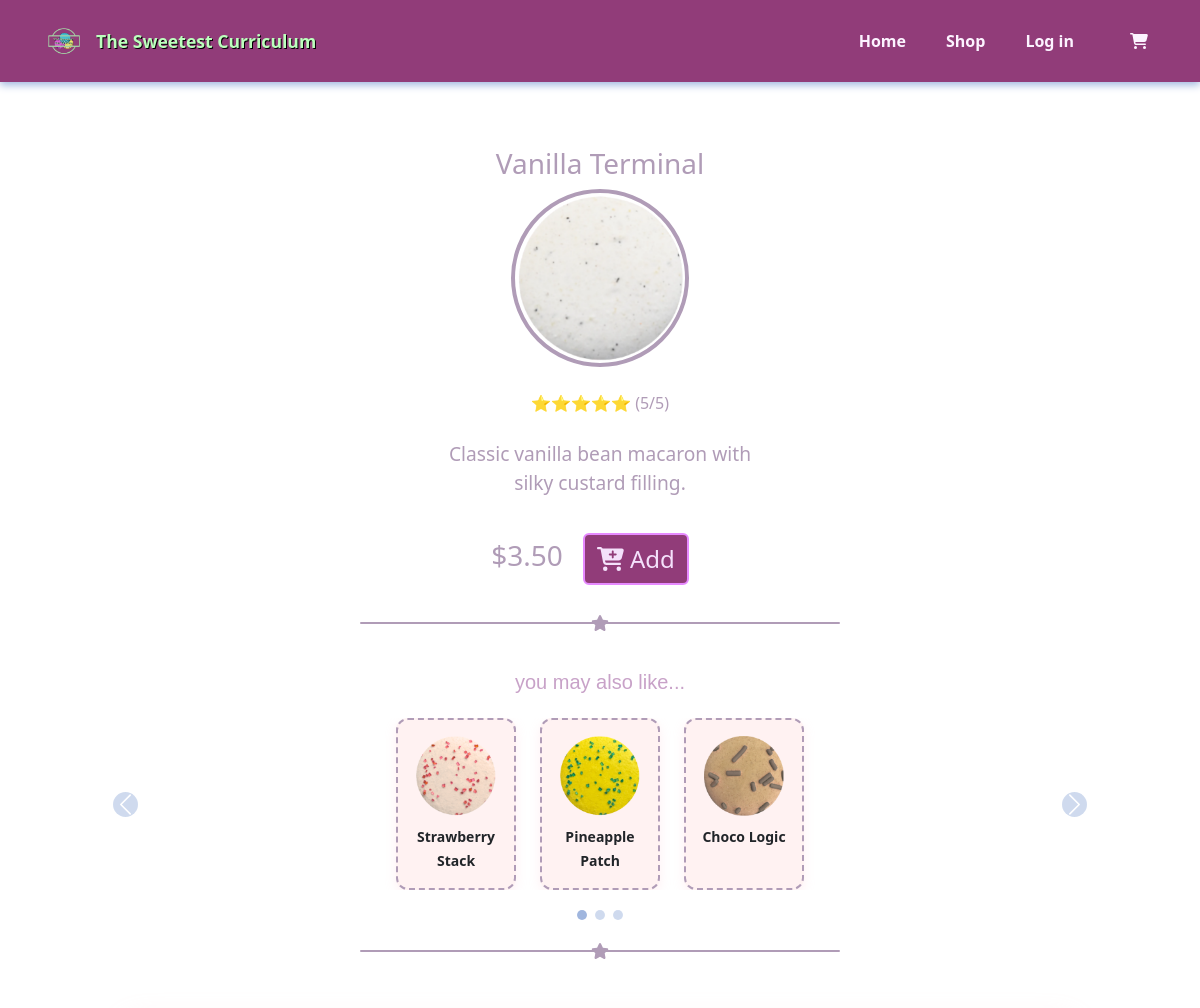
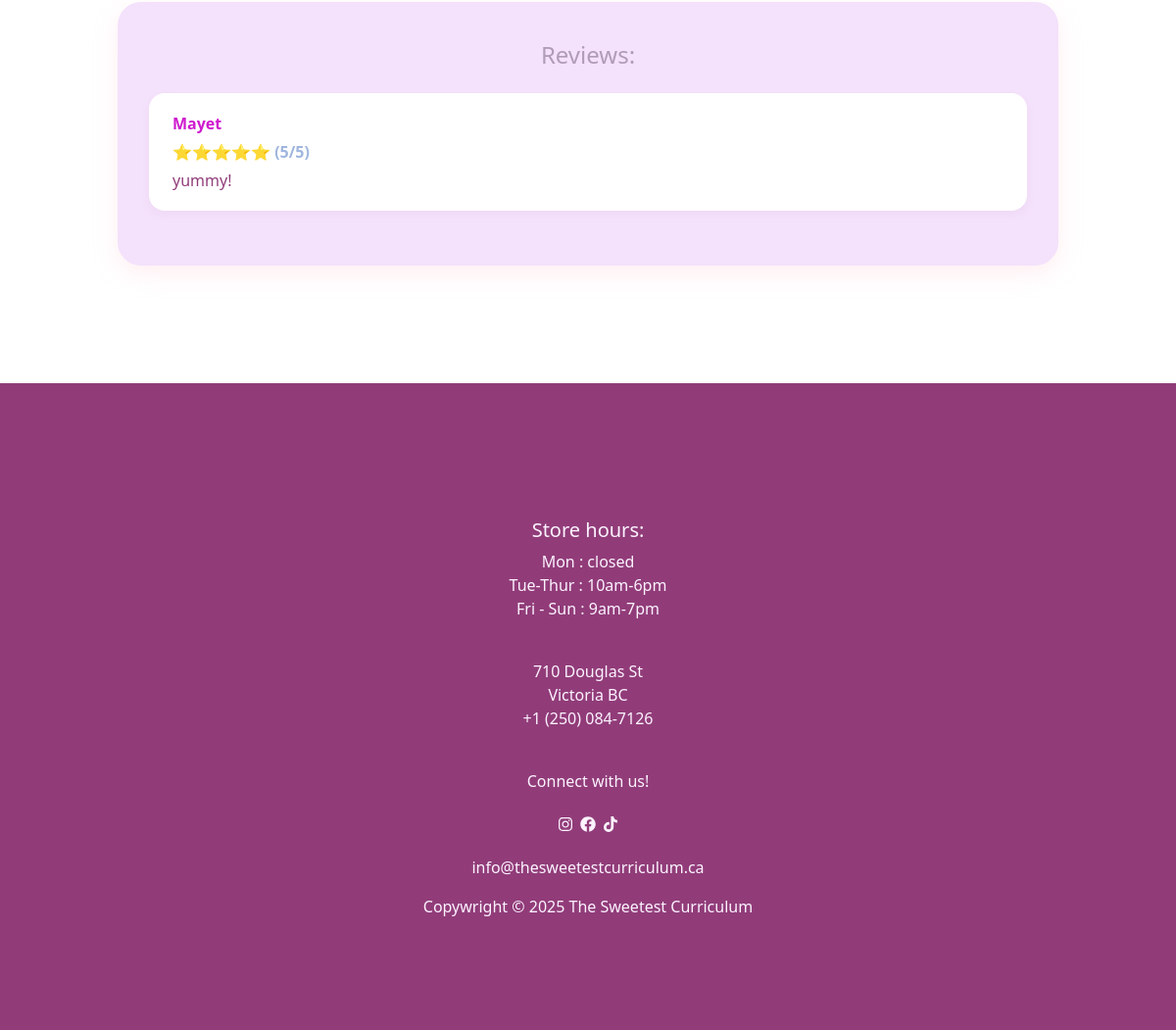
/item-view.php?id=1, run on the app's committed database (2 pictures, top to bottom).
### tables this page shows
CREATE TABLE products (
    product_id INT PRIMARY KEY AUTO_INCREMENT,
    productName VARCHAR(100) NOT NULL,
    price DECIMAL(10,2) NOT NULL,
    imageURL TEXT,
    description TEXT NOT NULL
);

CREATE TABLE reviews (
    user_id INT NOT NULL,
    product_id INT NOT NULL,
    comment TEXT,
    stars INT,
    PRIMARY KEY (user_id, product_id),
    FOREIGN KEY (user_id) REFERENCES users(user_id),
    FOREIGN KEY (product_id) REFERENCES products(product_id)
);

CREATE TABLE users (
    user_id INT PRIMARY KEY AUTO_INCREMENT,
    username VARCHAR(50) NOT NULL,
    userEmail VARCHAR(100) NOT NULL,
    isAdmin BOOLEAN NOT NULL DEFAULT FALSE,
    userPassword VARCHAR(100) NOT NULL,
    privacyAccepted BOOLEAN DEFAULT FALSE
);

### item-view.php (the view, shortened to what this page needs)
 <?php
        include 'includes/header.php';
        include 'database/db.php';
        if (isset($_GET['id'])) {
            $productid = (int)$_GET['id'];
            $productQuery = "SELECT * FROM products WHERE product_id = $productid LIMIT 1";
            $prodResult = mysqli_query($dbc, $productQuery);
            $prod = [];
            if ($prodResult) {
                while ($row = mysqli_fetch_assoc($prodResult)) {
                    $prod = $row;
                }
            }
        }
$review_sql = "
    SELECT r.comment, r.stars, r.user_id, r.product_id, u.username, u.isAdmin
    FROM reviews r
    JOIN users u ON r.user_id = u.user_id
    WHERE r.product_id = $productid
    ";
$review_result = mysqli_query($dbc, $review_sql);
$reviews = [];
$total_stars = 0;
if ($review_result && mysqli_num_rows($review_result) > 0) {
    while ($row = mysqli_fetch_assoc($review_result)) {
        $reviews[] = $row;
        $total_stars += $row['stars'];
    }
    $average_stars = round($total_stars / count($reviews));
} else {
    $average_stars = 0;
}
$recommended_ids = [1, 3, 5, 31, 21, 2, 7, 34, 8];
$filtered_ids = [];
foreach ($recommended_ids as $id) {
    if ($id != $productid) {
        $filtered_ids[] = $id;
    }
}
$ids_string = implode(',', $filtered_ids);
$recommend_sql = "SELECT * FROM products WHERE product_id IN ($ids_string) ORDER BY RAND()";
$recommend_result = mysqli_query($dbc, $recommend_sql);
$recommended_products = [];
if ($recommend_result) {
    while ($row = mysqli_fetch_assoc($recommend_result)) {
        $recommended_products[] = $row;
    }
}
?>
    <body id="item-view-body">
        <div id="item-view-info-container">
            <div id="product-image-and-title">
                <div id="product-title">
                    <h3><?= htmlspecialchars($prod['productName']) ?></h3>
                </div>
                <div id="item-view-product-img-container">
                    <img id="item-view-product-img" src="assets/images/<?= htmlspecialchars($prod['imageURL'])?>">
                </div>
            </div>
            <div id="rating-and-description-container">
                 <div class="mb-2">
                    <?php if ($average_stars > 0): ?>
                        <span class="average-stars"><?= str_repeat("⭐", $average_stars) ?> (<?= $average_stars ?>/5)</span>
                    <?php else: ?>
                        <span class="average-stars text-muted">No ratings yet</span>
                    <?php endif; ?>
                </div>
                <div id="product-view-description" class="text-center">
                    <p><?= htmlspecialchars($prod['description']) ?></p>
                </div>
                <div id="price-and-add-to-cart-container">
                    <h3> $<?= htmlspecialchars($prod['price']) ?> </h3>
                    <form action="add-to-cart.php" method="POST">
                        <button id="add-to-cart-button-store-view" class="btn"> <i class="fa-solid fa-cart-plus"></i> Add </button>
                    </form>
                </div>
            </div>
        </div>
        <div class="divider-container">
            <div class="divider-line"> <i class="fa-solid fa-star divider-star"></i> </div>
        </div>
        <?php if (!empty($recommended_products)): ?>
            <div class="container rec-wrapper">
                <h5 class="text-center mb-4">you may also like...</h5>
                <div id="multiItemCarousel" class="rec-carousel carousel slide" data-bs-ride="carousel">
                    <div class="carousel-inner">
                        <?php for ($i = 0; $i < count($recommended_products); $i += 3): ?>
                            <div class="carousel-item <?= $i === 0 ? 'active' : '' ?>">
                                    <div class="d-flex justify-content-center gap-4">
                                    <?php for ($j = $i; $j < $i + 3 && $j < count($recommended_products); $j++): ?>
                                        <a href="item-view.php?id=<?= $recommended_products[$j]['product_id'] ?>" class="rec-card text-decoration-none text-dark text-center p-2">
                                            <img src="assets/images/<?= htmlspecialchars($recommended_products[$j]['imageURL']) ?>" class="img-fluid rec-img mb-2" alt="<?= htmlspecialchars($recommended_products[$j]['productName']) ?>">
                                            <small class="fw-semibold"><?= htmlspecialchars($recommended_products[$j]['productName']) ?></small>
                                        </a>
                                    <?php endfor; ?>
                                </div>
                            </div>
                        <?php endfor; ?>
                    </div>
                    <button class="carousel-control-prev" type="button" data-bs-target="#multiItemCarousel" data-bs-slide="prev">
                        <span class="carousel-control-prev-icon"></span>
                    </button>
                    <button class="carousel-control-next" type="button" data-bs-target="#multiItemCarousel" data-bs-slide="next">
                        <span class="carousel-control-next-icon"></span>
                    </button>
                    <div class="carousel-indicators mt-4">
                        <?php for ($i = 0; $i < ceil(count($recommended_products) / 3); $i++): ?>
                            <button type="button" data-bs-target="#multiItemCarousel" data-bs-slide-to="<?= $i ?>" class="<?= $i === 0 ? 'active' : '' ?>" aria-label="slide <?= $i + 1 ?>"></button>
                        <?php endfor; ?>
                    </div>
                </div>
            </div>
        <?php endif; ?>
        <div class="divider-container">
            <div class="divider-line"> <i class="fa-solid fa-star divider-star"></i> </div>
        </div>
        <div class="product-reviews-section">
            <h4 class="text-center mb-4">Reviews:</h4>
            <?php if (empty($reviews)): ?>
                <p class="text-center text-muted">No reviews yet for this product.</p>
            <?php else: ?>
                <?php foreach ($reviews as $rev): ?>
                    <div class="review-box d-flex align-items-start justify-content-between gap-3 mb-3">
                        <div>
                            <strong><?= htmlspecialchars($rev['username']) ?></strong>
                            <div><?= str_repeat("⭐", $rev['stars']) ?> (<?= $rev['stars'] ?>/5)</div>
                            <p class="mb-0"><?= htmlspecialchars($rev['comment']) ?></p>
                        </div>
                    </div>
                <?php endforeach; ?>
            <?php endif; ?>
        </div>
        <footer>
            <?php include 'includes/footer.php'; ?>
    </body>
</html>

### includes/header.php (shortened to what this page needs)
<?php
    if (!isset($base_path)) $base_path = '';
?>
<!doctype html>
<html lang="en">
<head>
  <link href="https://cdn.jsdelivr.net/npm/bootstrap@5.3.3/dist/css/bootstrap.min.css" rel="stylesheet">
  <link rel="stylesheet" href="<?= $base_path ?>assets/css/styles.css">
</head>
<body>
<nav class="navbar navbar-expand-lg bg-body-tertiary">
  <div class="container-fluid">
    <a class="navbar-brand d-flex align-items-center" href="<?= $base_path ?>index.php" id="navbar_brand">
      <img src="<?= $base_path ?>assets/images/logo.png" width="30" height="30" alt="The Sweetest Curriculum logo" class="logo">
      <div class="text_brand">The Sweetest Curriculum</div>
    </a>
    <ul class="navbar-nav d-none d-lg-flex ms-auto align-items-center">
      <li class="nav-item"><a class="nav-link" href="<?= $base_path ?>index.php">Home</a></li>
      <li class="nav-item"><a class="nav-link" href="<?= $base_path ?>store.php">Shop</a></li>
      <?php if (isset($_SESSION['logged-in']) && $_SESSION['logged-in']): ?>
        <?php if (!empty($_SESSION['isAdmin'])): ?>
          <li class="nav-item"><a class="nav-link" href="<?= $base_path ?>admin/dashboard.php">Admin</a></li>
        <?php endif; ?>
        <li class="nav-item"><a class="nav-link" href="<?= $base_path ?>logout.php">Logout</a></li>
        <li class="nav-item dropdown">
          <a class="nav-link dropdown-toggle" href="#" id="settingsDropdown" role="button" data-bs-toggle="dropdown" aria-expanded="false">
            <i class="fa-solid fa-gear"></i>
          </a>
          <ul class="dropdown-menu dropdown-menu-end" aria-labelledby="settingsDropdown">
            <li><a class="dropdown-item" href="<?= $base_path ?>order-history.php">Order History</a></li>
            <li><a class="dropdown-item" href="<?= $base_path ?>privacy-settings.php">Privacy Settings</a></li>
          </ul>
        </li>
      <?php else: ?>
        <li class="nav-item"><a class="nav-link" href="<?= $base_path ?>login.php">Log in</a></li>
      <?php endif; ?>
      <li class="nav-item ms-3">
        <a class="nav-link" href="<?= $base_path ?>cart.php"><i class="fa-solid fa-cart-shopping"></i></a>
      </li>
    </ul>
  </div>
</nav>

### includes/footer.php (shortened to what this page needs)
    <footer>
      <br>
      <h5>Store hours:</h5>
      <p>Mon : closed<br>
      Tue-Thur : 10am-6pm<br>
      Fri - Sun : 9am-7pm</p>
      <br>
      <p>710 Douglas St<br>
      Victoria BC<br>
      +1 (250) 084-7126</p>
      <br>
      <p id="connect">Connect with us!</p>
      <div class="icons d-flex justify-content-center">
        <ul class="list-group list-group-horizontal p-2">
          <li class="icon_list p-1 list-unstyled"><a href='https://www.instagram.com/' target=”_blank”><i class="fa-brands fa-instagram"></i></a></li>
          <li class="icon_list p-1 list-unstyled"><a href='https://www.facebook.com/' target=”_blank”></a><i class="fa-brands fa-facebook"></i></li>
          <li class="icon_list p-1 list-unstyled"><a href='https://www.tiktok.com/explore' target=”_blank”></a><i class="fa-brands fa-tiktok"></i></li>
        </ul>
      </div>
      <p>info@thesweetestcurriculum.ca</p>
      Copywright &copy; 2025 The Sweetest Curriculum
    </footer>
  </body>
</html>

### data on the page
products: productName "Vanilla Terminal", imageURL (picture), description "Classic vanilla bean macaron with silky custard filling.", price "3.50"
products: imageURL (picture), productName "Strawberry Stack"
products: imageURL (picture), productName "Pineapple Patch"
products: imageURL (picture), productName "Choco Logic"
reviews: user.username "Mayet", stars "⭐⭐⭐⭐⭐", stars "5", comment "yummy!"

### other printed values
str_repeat("⭐", $average_stars) "⭐⭐⭐⭐⭐"
$average_stars "5"
